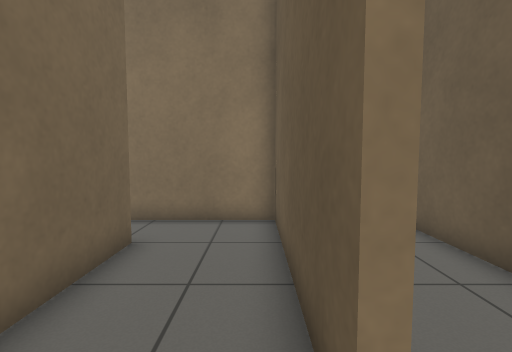
view 1 (above)

16 first-person views from a walk through a robot-simulator world made for Gazebo. The camera is 0.94 m above the floor, tilts 4° down and sees 85° across. The floor is counted in squares, 0.5 m on a side. Each view is taken from the middle of a square. On the plan, view 1 faces up. The plan holds only what a view shows up to about 16 squares ahead; the rest is blank. The place goes on beyond the plan.

view 2
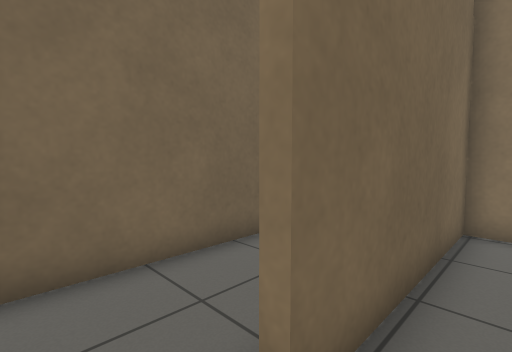

view 3
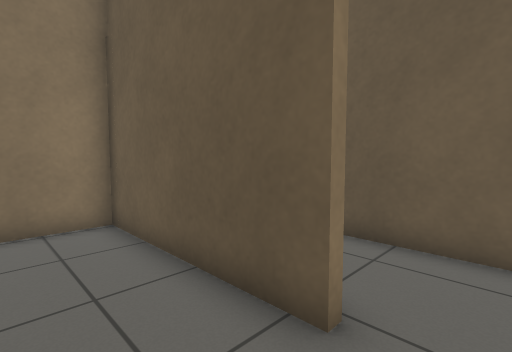

view 4
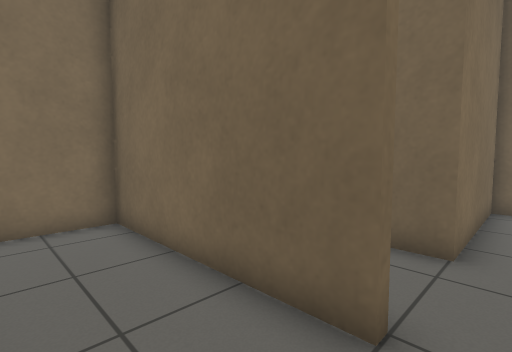

view 5
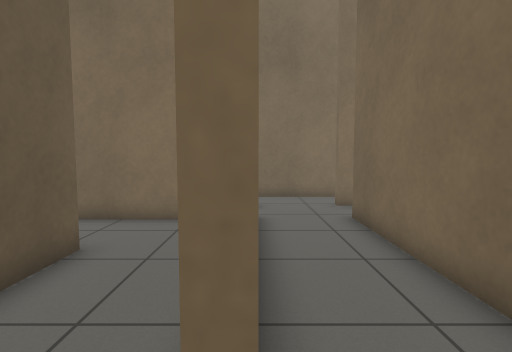

view 6
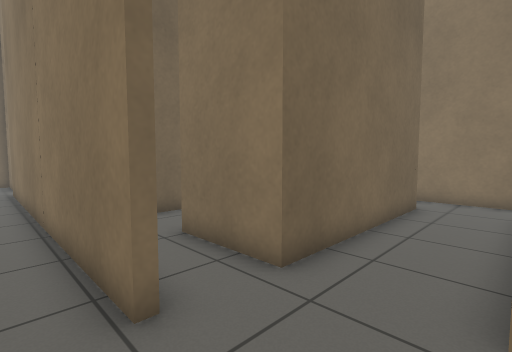

view 7
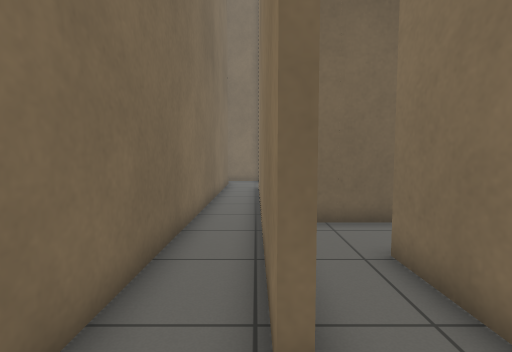

view 8
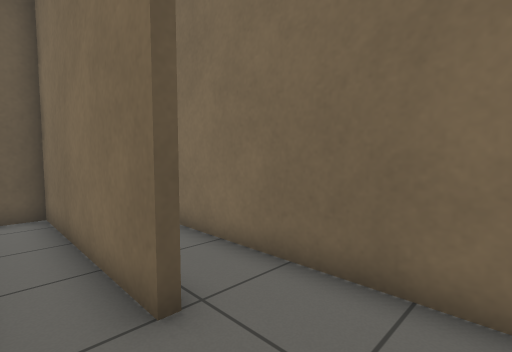

view 9
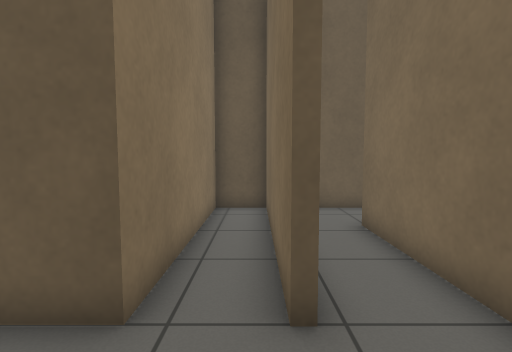

view 10
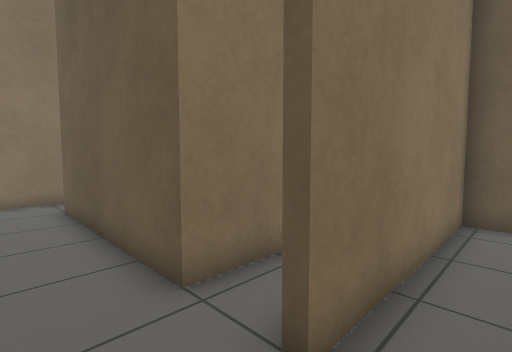

view 11
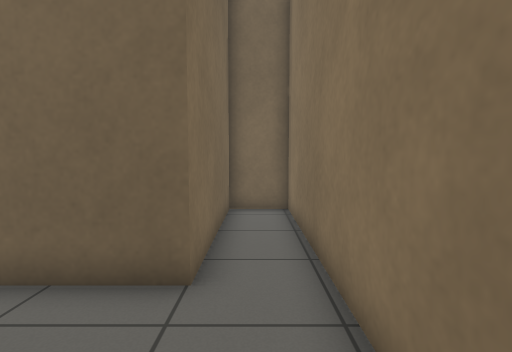

view 12
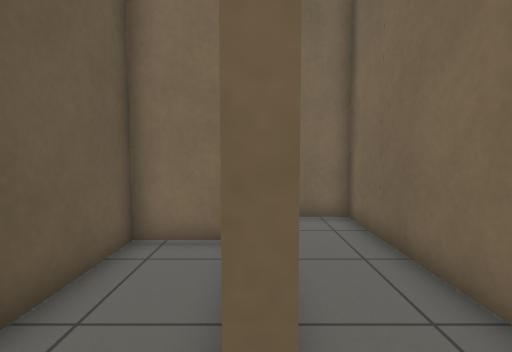

view 13
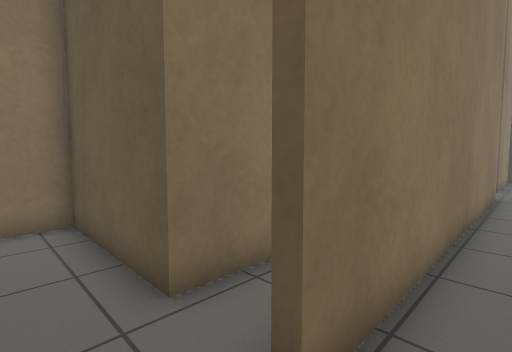

view 14
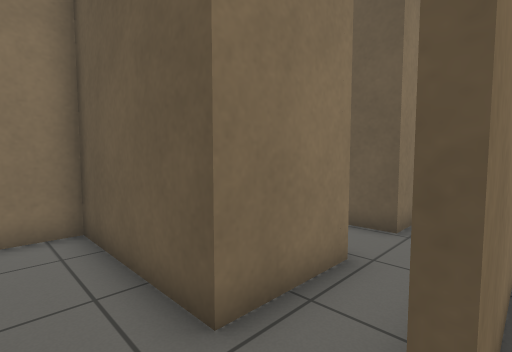

view 15
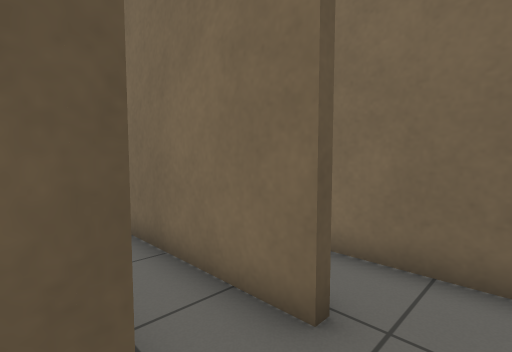

view 16
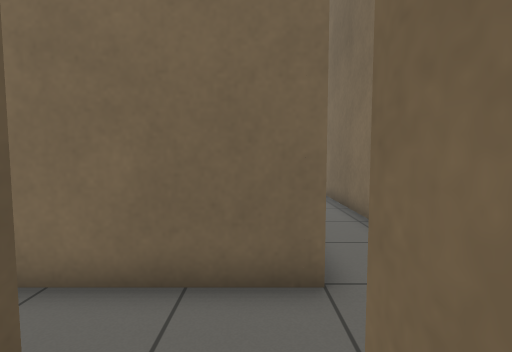

### Floor plan
Ten units are one square. View 1 is at (0, 0); x grows to the right and y downward. Boxes are objects, and circles mark ways between rooms. Rooms are numbered by the first view taken in them; rooms with no view inside come last. Other rooms are left out.
<svg viewBox="-235 -87 281 162">
<path fill="none" stroke="#000" d="M-30 -60 -27 -60 -27 12 5 12M6 -14 6 -82 -34 -82M41 -1 41 -71M5 12 24 12M18 -82 9 -82 9 -14M-60 39 -204 39M41 70 41 37 -31 37M-230 59 16 59M-30 17 -30 -60M-67 35 -60 35M-119 -21 -118 35 -102 35M-34 -82 -119 -82 -119 -60 -59 -60 -59 14 -92 14M-93 -39 -88 -39M-82 12 -62 12 -62 -21M-227 26 -227 37M-205 36 -176 35M-172 17 -203 17 -203 -35 -218 -35"/>
<circle cx="10" cy="-5" r="3" fill="#2a7"/>
<circle cx="-30" cy="-65" r="3" fill="#2a7"/>
<circle cx="-50" cy="40" r="3" fill="#2a7"/>
<circle cx="-215" cy="40" r="3" fill="#2a7"/>
<circle cx="-90" cy="-45" r="3" fill="#2a7"/>
<text x="-10" y="-40">1</text>
<text x="20" y="-30">2</text>
<text x="-60" y="50">3</text>
<text x="-50" y="-10">4</text>
<text x="-80" y="-30">5</text>
<text x="-210" y="10">6</text>
</svg>
Room 1 opens to room 2. Room 1 opens to room 4. Room 3 opens to room 4. Room 3 opens to room 6. Room 4 opens to room 5.

Where each view was taken, in squares from view 1:
view 1: 0 up, 0 right, facing up
view 2: 0 up, 2 right, facing up-left
view 3: 0 up, 2 left, facing up-right
view 4: 7 up, 0 right, facing down-left
view 5: 7 up, 3 left, facing down
view 6: 5 down, 3 left, facing up-left
view 7: 4 down, 4 left, facing left
view 8: 2 down, 6 left, facing down-right
view 9: 3 down, 6 left, facing right
view 10: 5 down, 5 left, facing up-right
view 11: 7 up, 2 left, facing left
view 12: 5 up, 9 left, facing down
view 13: 5 down, 22 left, facing up-right
view 14: 4 down, 22 left, facing up-right
view 15: 1 down, 22 left, facing down-right
view 16: 2 down, 22 left, facing down
